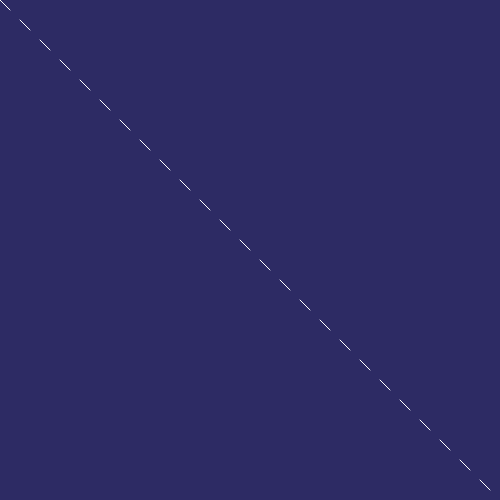
Frame 1 (no input)
Frame 60 (no input): identical to frame 1, image omitted
Frame 120 (the mouse pressed at the canvas centre since frame 60): identical to frame 1, image omitted

The p5.js sketch that drew this single still picture (run headless with seeded random() and noise() and a simulated clock; from frame 60 on, the mouse is pressed at the canvas centre):

// p5.js sketch
// ── sketch.js
function setup(){
  createCanvas(500,500);
}
function draw(){
  var x = 0;
  var y = 0;
  background(45,43,100);
  stroke(255);
  beginShape(LINES);
  while(x < width && y < height) {
      vertex(x,y);
      x+=10;
      y+=10;
  }
  endShape();
}
